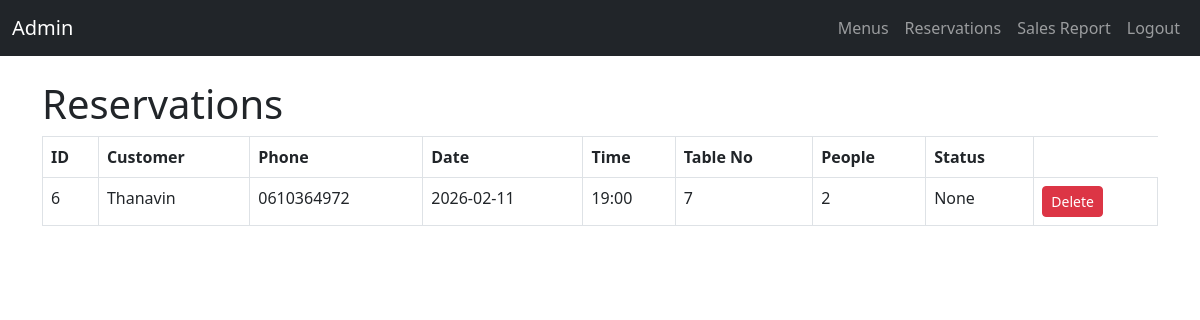
/admin/reservations (signed in), run on the app's committed database.
### tables this page shows
CREATE TABLE "reservations" (
	"id"	INTEGER,
	"name"	TEXT NOT NULL,
	"phone"	TEXT NOT NULL,
	"date"	TEXT NOT NULL,
	"time"	TEXT NOT NULL,
	"table_no"	INTEGER NOT NULL,
	"people"	INTEGER NOT NULL,
	"status"	TEXT,
	PRIMARY KEY("id" AUTOINCREMENT)
);

### app.py (the view)
@app.route('/admin/reservations')
def admin_reservations():
    if not session.get('admin_logged_in'):
        return redirect(url_for('admin_login'))
    reservations = db.get_reservations()
    return render_template('admin/reservations.html', reservations=reservations)

### models.py (called while the page is built)
    def _connect(self):
        conn = sqlite3.connect(self.db_path)
        conn.row_factory = sqlite3.Row
        return conn

    def get_reservations(self) -> List[Dict[str, Any]]:
        with closing(self._connect()) as conn:
            rows = conn.execute('SELECT * FROM reservations').fetchall()
            return [dict(r) for r in rows]

### templates/admin/reservations.html
{% extends "admin/layout_admin.html" %}
{% block content %}
<h1>Reservations</h1>
<table class="table table-bordered">
  <thead>
    <tr>
      <th>ID</th>
      <th>Customer</th>
      <th>Phone</th>
      <th>Date</th>
      <th>Time</th>
      <th>Table No</th>
      <th>People</th>
      <th>Status</th>
    </tr>
  </thead>
  <tbody>
    {% for r in reservations %}
    <tr>
      <td>{{ r.id }}</td>
      <td>{{ r.name }}</td>
      <td>{{ r.phone }}</td>
      <td>{{ r.date }}</td>
      <td>
        {% set t = r.time %}
        {% if t and ':' in t %}
          {% set hour = t.split(':')[0]|int %}
          {% set minute = t.split(':')[1] %}
          {% if hour < 10 %}0{{ hour }}{% else %}{{ hour }}{% endif %}:{{ minute }}
        {% else %}
          {{ t }}
        {% endif %}
      </td>
      <td>{{ r.table_no }}</td>
      <td>{{ r.people }}</td>
      <td>{{ r.status }}</td>
      <td>
        <a href="{{ url_for('delete_reservation', id=r.id) }}"
           class="btn btn-danger btn-sm"
           onclick="return confirm('Delete this reservation?')">Delete</a>
      </td>
    </tr>
    {% endfor %}
  </tbody>
</table>
{% endblock %}

### templates/admin/layout_admin.html (shortened to what this page needs)
<!DOCTYPE html>
<html lang="en">
<head>
  <link href="https://cdn.jsdelivr.net/npm/bootstrap@5.3.0/dist/css/bootstrap.min.css" rel="stylesheet">
</head>
<body>
<nav class="navbar navbar-expand-lg navbar-dark bg-dark">
  <div class="container-fluid">
    <a class="navbar-brand" href="{{ url_for('admin_menus') }}">Admin </a>
    <div class="collapse navbar-collapse">
      <ul class="navbar-nav ms-auto">
  {% if session.get('admin_logged_in') and request.endpoint != 'admin_login' %}
          <li class="nav-item"><a class="nav-link" href="{{ url_for('admin_menus') }}">Menus</a></li>
          <li class="nav-item"><a class="nav-link" href="{{ url_for('admin_reservations') }}">Reservations</a></li>
          <li class="nav-item"><a class="nav-link" href="{{ url_for('sales_report') }}">Sales Report</a></li>
          <li class="nav-item"><a class="nav-link" href="{{ url_for('index') }}">Logout</a></li>
        {% endif %}
      </ul>
    </div>
  </div>
</nav>
<div class="container mt-4">
  {% block content %}{% endblock %}
</div>
</body>
</html>

### data on the page
reservations: id "6", name "Thanavin", phone "0610364972", date "2026-02-11", hour "19", minute "00", table_no "7", people "2", status "None"
